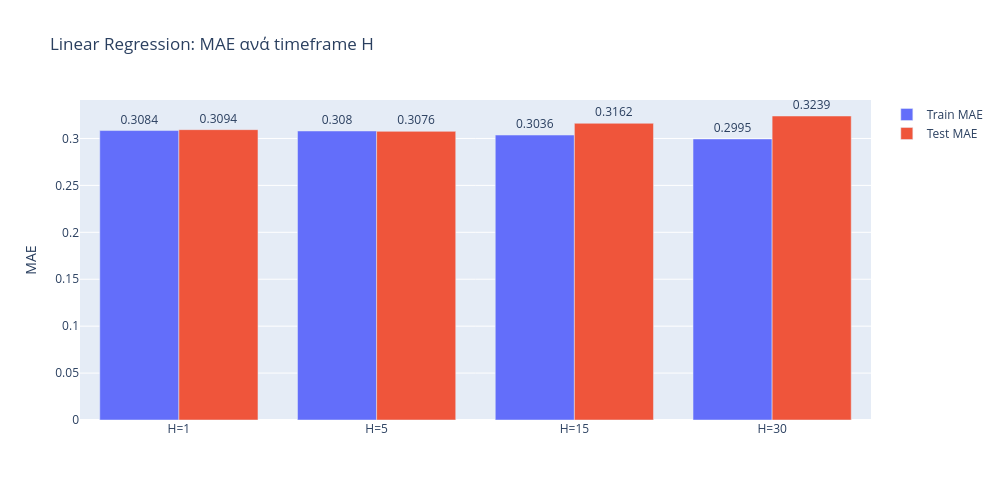

Here is the notebook cell this chart was saved with:
### Code cell
def bar_mae(res, title):
    fig = go.Figure()
    for col in ["Train MAE", "Test MAE"]:
        fig.add_trace(go.Bar(x=[f"H={h}" for h in res.index], y=res[col], name=col,
                             text=res[col].round(4), textposition="outside"))
    fig.update_layout(title=title, barmode="group", yaxis_title="MAE", width=1000, height=500)
    fig.show()

bar_mae(res_abs, "Linear Regression: MAE ανά timeframe H")

### Figure 1 — Plotly figure (JSON) as saved in the notebook; plotly's stock layout.template omitted (floating-point values rounded to 4 significant figures)
{"data": [{"name": "Train MAE", "text": [0.3084, 0.308, 0.3036, 0.2995], "textposition": "outside", "type": "bar", "x": ["H=1", "H=5", "H=15", "H=30"], "y": [0.3084, 0.308, 0.3036, 0.2995]}, {"name": "Test MAE", "text": [0.3094, 0.3076, 0.3162, 0.3239], "textposition": "outside", "type": "bar", "x": ["H=1", "H=5", "H=15", "H=30"], "y": [0.3094, 0.3076, 0.3162, 0.3239]}], "layout": {"barmode": "group", "height": 500, "title": {"text": "Linear Regression: MAE ανά timeframe H"}, "width": 1000, "yaxis": {"title": {"text": "MAE"}}}}
